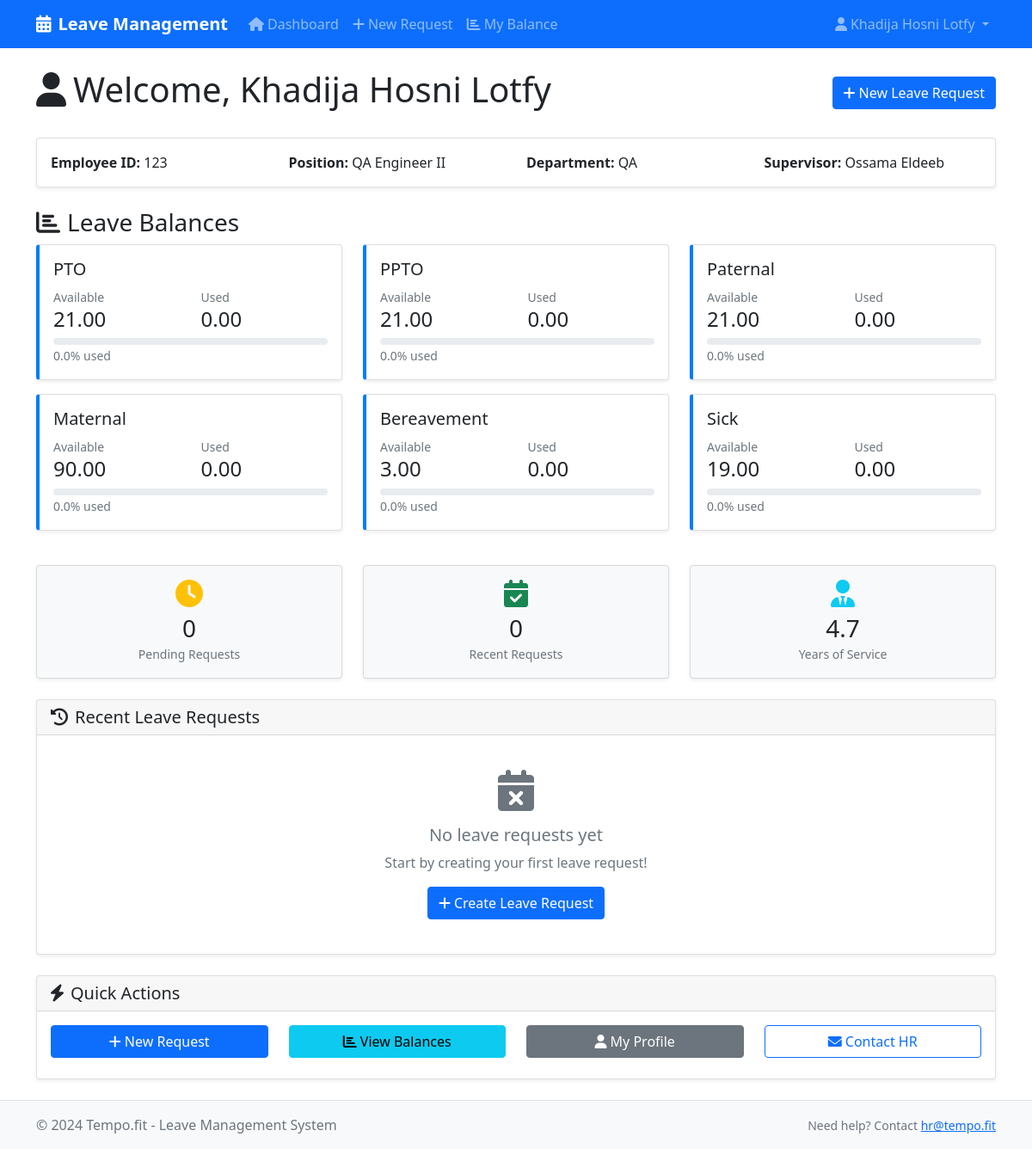
Screenshot of /employee/ (signed in) with the database file from the repository.
### leaves/models.py (models this page shows, shortened)
class UserProfile(models.Model):
    user = models.OneToOneField(User, on_delete=models.CASCADE)
    employee_id = models.CharField(max_length=10, unique=True)
    position = models.CharField(max_length=100)
    department = models.CharField(max_length=100)
    starting_date = models.DateField()
    mobile = models.CharField(max_length=20, blank=True)
    birth_date = models.DateField(null=True, blank=True)
    is_supervisor = models.BooleanField(default=False)
    supervisor = models.ForeignKey('self', on_delete=models.SET_NULL, null=True, blank=True)
    country = models.CharField(max_length=50, default='Egypt')
    gender = models.CharField(max_length=10, choices=[('Male', 'Male'), ('Female', 'Female')])
    is_senior = models.BooleanField(default=False)
    is_active = models.BooleanField(default=True)
    def years_of_service(self):
        return (timezone.now().date() - self.starting_date).days / 365.25

class LeaveBalance(models.Model):
    user = models.ForeignKey(UserProfile, on_delete=models.CASCADE)
    leave_type = models.ForeignKey(LeaveType, on_delete=models.CASCADE)
    allocated_days = models.DecimalField(max_digits=6, decimal_places=2, default=0)
    used_days = models.DecimalField(max_digits=6, decimal_places=2, default=0)
    carry_over_days = models.DecimalField(max_digits=6, decimal_places=2, default=0)
    year = models.IntegerField(default=timezone.now().year)
    class Meta:
        unique_together = ['user', 'leave_type', 'year']
    @property
    def available_days(self):
        return self.allocated_days + self.carry_over_days - self.used_days
    @property
    def used_percentage(self):
        total_allocated = self.allocated_days + self.carry_over_days
        if total_allocated > 0:
            return (self.used_days / total_allocated) * 100
        return 0

class LeaveType(models.Model):
    name = models.CharField(max_length=50, unique=True)
    requires_approval = models.BooleanField(default=True)
    requires_documentation = models.BooleanField(default=False)
    requires_reason = models.BooleanField(default=False)
    is_active = models.BooleanField(default=True)
    pay_percentage = models.DecimalField(
        max_digits=5,
        decimal_places=2,
        default=Decimal('100.00'),
        validators=[MinValueValidator(0), MaxValueValidator(100)]
    )

### leaves/views.py (the view)
# urls.py: path('employee/', views.employee_dashboard, name='employee_dashboard'),
@login_required
def employee_dashboard(request):
    try:
        user_profile = request.user.userprofile
    except UserProfile.DoesNotExist:
        return redirect('leaves:auth_complete')
    current_year = timezone.now().year
    leave_balances = LeaveBalance.objects.filter(
        user=user_profile,
        year=current_year
    ).select_related('leave_type')
    recent_requests = LeaveRequest.objects.filter(
        user=user_profile
    ).order_by('-created_at')[:10]
    pending_requests = LeaveRequest.objects.filter(
        user=user_profile,
        status='pending'
    ).count()
    context = {
        'user_profile': user_profile,
        'leave_balances': leave_balances,
        'recent_requests': recent_requests,
        'pending_requests': pending_requests,
    }
    return render(request, 'leaves/employee_dashboard.html', context)

### leaves/templates/leaves/employee_dashboard.html (shortened to what this page needs)
{% extends 'leaves/base.html' %}
{% block content %}
<div class="row">
    <div class="col-12">
        <div class="d-flex justify-content-between align-items-center mb-4">
            <h1>
                <i class="fas fa-user me-2"></i>Welcome, {{ user.get_full_name|default:user.username }}
            </h1>
            <a href="{% url 'leaves:create_leave_request' %}" class="btn btn-primary">
                <i class="fas fa-plus me-1"></i>New Leave Request
            </a>
        </div>
    </div>
</div>
<div class="row mb-4">
    <div class="col-md-12">
        <div class="card">
            <div class="card-body">
                <div class="row">
                    <div class="col-md-3">
                        <strong>Employee ID:</strong> {{ user_profile.employee_id }}
                    </div>
                    <div class="col-md-3">
                        <strong>Position:</strong> {{ user_profile.position }}
                    </div>
                    <div class="col-md-3">
                        <strong>Department:</strong> {{ user_profile.department }}
                    </div>
                    <div class="col-md-3">
                        <strong>Supervisor:</strong>
                        {% if user_profile.supervisor %}
                            {{ user_profile.supervisor.user.get_full_name }}
                        {% else %}
                            N/A
                        {% endif %}
                    </div>
                </div>
            </div>
        </div>
    </div>
</div>
<div class="row mb-4">
    <div class="col-12">
        <h3><i class="fas fa-chart-bar me-2"></i>Leave Balances</h3>
    </div>
    {% for balance in leave_balances %}
        <div class="col-md-6 col-lg-4 mb-3">
            <div class="card leave-balance-card {% if balance.used_percentage > 90 %}danger{% elif balance.used_percentage > 75 %}warning{% endif %}">
                <div class="card-body">
                    <h5 class="card-title">{{ balance.leave_type.name }}</h5>
                    <div class="row">
                        <div class="col-6">
                            <small class="text-muted">Available</small>
                            <h4 class="mb-0">{{ balance.available_days }}</h4>
                        </div>
                        <div class="col-6">
                            <small class="text-muted">Used</small>
                            <h4 class="mb-0">{{ balance.used_days }}</h4>
                        </div>
                    </div>
                    <div class="progress mt-2" style="height: 8px;">
                    </div>
                    <small class="text-muted">{{ balance.used_percentage|floatformat:1 }}% used</small>
                </div>
            </div>
        </div>
    {% endfor %}
</div>
<div class="row mb-4">
    <div class="col-md-4">
        <div class="card bg-light">
            <div class="card-body text-center">
                <i class="fas fa-clock fa-2x text-warning mb-2"></i>
                <h3 class="mb-0">{{ pending_requests }}</h3>
                <small class="text-muted">Pending Requests</small>
            </div>
        </div>
    </div>
    <div class="col-md-4">
        <div class="card bg-light">
            <div class="card-body text-center">
                <i class="fas fa-calendar-check fa-2x text-success mb-2"></i>
                <h3 class="mb-0">{{ recent_requests|length }}</h3>
                <small class="text-muted">Recent Requests</small>
            </div>
        </div>
    </div>
    <div class="col-md-4">
        <div class="card bg-light">
            <div class="card-body text-center">
                <i class="fas fa-user-tie fa-2x text-info mb-2"></i>
                <h3 class="mb-0">{{ user_profile.years_of_service|floatformat:1 }}</h3>
                <small class="text-muted">Years of Service</small>
            </div>
        </div>
    </div>
</div>
<div class="row">
    <div class="col-12">
        <div class="card">
            <div class="card-header">
                <h5 class="mb-0">
                    <i class="fas fa-history me-2"></i>Recent Leave Requests
                </h5>
            </div>
            <div class="card-body">
                {% if recent_requests %}
                    <div class="table-responsive">
                        <table class="table table-striped">
                            <thead>
                                <tr>
                                    <th>Leave Type</th>
                                    <th>Duration</th>
                                    <th>Days</th>
                                    <th>Status</th>
                                    <th>Requested</th>
                                    <th>Actions</th>
                                </tr>
                            </thead>
                            <tbody>
                                {% for request in recent_requests %}
                                    <tr>
                                        <td>{{ request.leave_type.name }}</td>
                                        <td>
                                            {{ request.start_date }}
                                            {% if request.start_date != request.end_date %}
                                                to {{ request.end_date }}
                                            {% endif %}
                                        </td>
                                        <td>{{ request.get_duration_display_text }}</td>
                                        <td>
                                            <span class="badge
                                                {% if request.status == 'pending' %}bg-warning
                                                {% elif request.status == 'approved' %}bg-success
                                                {% elif request.status == 'rejected' %}bg-danger
                                                {% else %}bg-secondary
                                                {% endif %} status-badge">
                                                {{ request.get_status_display }}
                                            </span>
                                        </td>
                                        <td>{{ request.created_at|date:"M d, Y" }}</td>
                                        <td class="table-actions">
                                            <a href="{% url 'leaves:leave_request_detail' request.id %}"
                                               class="btn btn-sm btn-outline-primary">
                                                <i class="fas fa-eye me-1"></i>View
                                            </a>
                                            {% if request.status == 'pending' %}
                                                <a href="{% url 'leaves:cancel_leave_request' request.id %}"
                                                   class="btn btn-sm btn-outline-danger"
                                                   onclick="return confirm('Are you sure you want to cancel this request?')">
                                                    <i class="fas fa-times me-1"></i>Cancel
                                                </a>
                                            {% endif %}
                                        </td>
                                    </tr>
                                {% endfor %}
                            </tbody>
                        </table>
                    </div>
                {% else %}
                    <div class="text-center py-4">
                        <i class="fas fa-calendar-times fa-3x text-muted mb-3"></i>
                        <h5 class="text-muted">No leave requests yet</h5>
                        <p class="text-muted">Start by creating your first leave request!</p>
                        <a href="{% url 'leaves:create_leave_request' %}" class="btn btn-primary">
                            <i class="fas fa-plus me-1"></i>Create Leave Request
                        </a>
                    </div>
                {% endif %}
            </div>
        </div>
    </div>
</div>
<div class="row mt-4">
    <div class="col-12">
        <div class="card">
            <div class="card-header">
                <h5 class="mb-0">
                    <i class="fas fa-bolt me-2"></i>Quick Actions
                </h5>
            </div>
            <div class="card-body">
                <div class="row">
                    <div class="col-md-3 mb-2">
                        <a href="{% url 'leaves:create_leave_request' %}" class="btn btn-primary w-100">
                            <i class="fas fa-plus me-1"></i>New Request
                        </a>
                    </div>
                    <div class="col-md-3 mb-2">
                        <a href="{% url 'leaves:leave_balance' %}" class="btn btn-info w-100">
                            <i class="fas fa-chart-bar me-1"></i>View Balances
                        </a>
                    </div>
                    <div class="col-md-3 mb-2">
                        <a href="{% url 'leaves:profile' %}" class="btn btn-secondary w-100">
                            <i class="fas fa-user me-1"></i>My Profile
                        </a>
                    </div>
                    <div class="col-md-3 mb-2">
                        <a href="mailto:hr@tempo.fit" class="btn btn-outline-primary w-100">
                            <i class="fas fa-envelope me-1"></i>Contact HR
                        </a>
                    </div>
                </div>
            </div>
        </div>
    </div>
</div>
{% endblock %}

### leaves/templates/leaves/base.html (shortened to what this page needs)
<!DOCTYPE html>
<html lang="en">
<head>
    <link href="https://cdn.jsdelivr.net/npm/bootstrap@5.1.3/dist/css/bootstrap.min.css" rel="stylesheet">
    <link rel="stylesheet" href="https://cdnjs.cloudflare.com/ajax/libs/font-awesome/6.0.0/css/all.min.css">
</head>
<body class="d-flex flex-column min-vh-100">
    <nav class="navbar navbar-expand-lg navbar-dark bg-primary">
        <div class="container">
            <a class="navbar-brand" href="{% url 'leaves:dashboard' %}">
                <i class="fas fa-calendar-alt me-2"></i>Leave Management
            </a>
            <div class="collapse navbar-collapse" id="navbarNav">
                <ul class="navbar-nav me-auto">
                    {% if user.is_authenticated %}
                        <li class="nav-item">
                            <a class="nav-link" href="{% url 'leaves:dashboard' %}">
                                <i class="fas fa-home me-1"></i>Dashboard
                            </a>
                        </li>
                        <li class="nav-item">
                            <a class="nav-link" href="{% url 'leaves:create_leave_request' %}">
                                <i class="fas fa-plus me-1"></i>New Request
                            </a>
                        </li>
                        <li class="nav-item">
                            <a class="nav-link" href="{% url 'leaves:leave_balance' %}">
                                <i class="fas fa-chart-bar me-1"></i>My Balance
                            </a>
                        </li>
                    {% endif %}
                </ul>
                <ul class="navbar-nav">
                    {% if user.is_authenticated %}
                        <li class="nav-item dropdown">
                            <a class="nav-link dropdown-toggle" href="#" id="navbarDropdown" role="button" data-bs-toggle="dropdown">
                                <i class="fas fa-user me-1"></i>{{ user.get_full_name|default:user.username }}
                            </a>
                        </li>
                    {% else %}
                        <li class="nav-item">
                            <a class="nav-link" href="{% url 'account_login' %}">
                                <i class="fas fa-sign-in-alt me-1"></i>Login
                            </a>
                        </li>
                    {% endif %}
                </ul>
            </div>
        </div>
    </nav>
    <main class="flex-grow-1">
        <div class="container my-4">
            {% block content %}{% endblock %}
        </div>
    </main>
    <footer class="footer">
        <div class="container">
            <div class="row">
                <div class="col-md-6">
                    <p class="text-muted mb-0">© 2024 Tempo.fit - Leave Management System</p>
                </div>
                <div class="col-md-6 text-md-end">
                    <small class="text-muted">
                        Need help? Contact <a href="mailto:hr@tempo.fit">hr@tempo.fit</a>
                    </small>
                </div>
            </div>
        </div>
    </footer>
</body>
</html>

### leaves/templates/leaves/base.html (style rules this page uses)
.navbar-brand { font-weight: bold; }
.card { box-shadow: 0 0.125rem 0.25rem rgba(0, 0, 0, 0.075); }
.leave-balance-card { border-left: 4px solid #007bff; }
.footer { margin-top: auto; padding: 1rem 0; background-color: #f8f9fa; border-top: 1px solid #dee2e6; }

### rows the page displays
UserProfile: employee_id "123", position "QA Engineer II", department "QA", supervisor.user.get_full_name "Ossama Eldeeb", years_of_service "4.7"
LeaveBalance: leave_type.name "PTO", available_days "21.00", used_days "0.00", used_percentage "0.0"
LeaveBalance: leave_type.name "PPTO", available_days "21.00", used_days "0.00", used_percentage "0.0"
LeaveBalance: leave_type.name "Paternal", available_days "21.00", used_days "0.00", used_percentage "0.0"
LeaveBalance: leave_type.name "Maternal", available_days "90.00", used_days "0.00", used_percentage "0.0"
LeaveBalance: leave_type.name "Bereavement", available_days "3.00", used_days "0.00", used_percentage "0.0"
LeaveBalance: leave_type.name "Sick", available_days "19.00", used_days "0.00", used_percentage "0.0"

### other values shown
{{ user.get_full_name|default:user.username }} "Khadija Hosni Lotfy"
{{ pending_requests }} "0"
{{ recent_requests|length }} "0"
